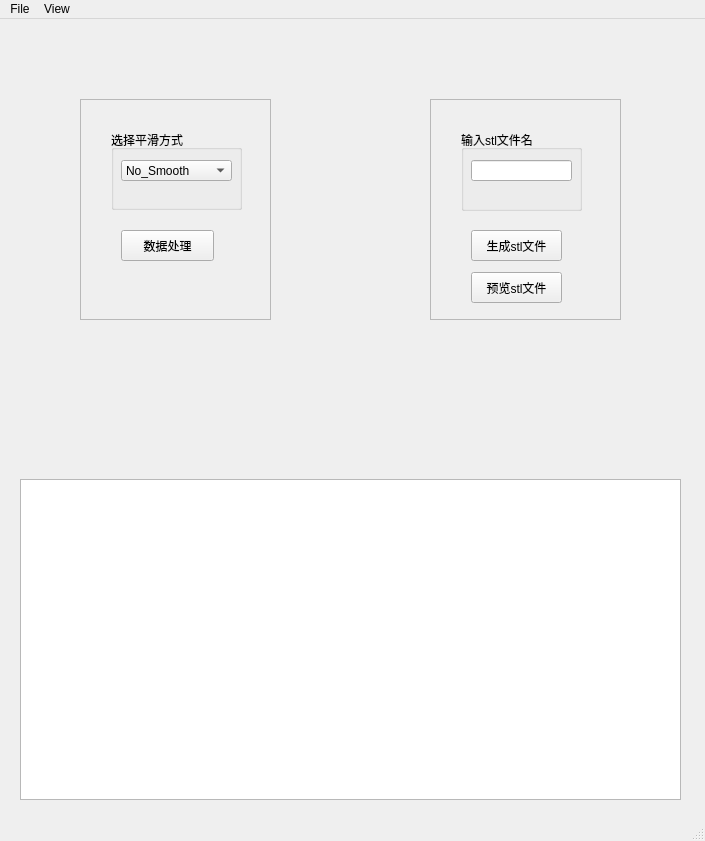
<?xml version="1.0" encoding="UTF-8"?>
<ui version="4.0">
 <class>mainWindow</class>
 <widget class="QMainWindow" name="mainWindow">
  <property name="geometry">
   <rect>
    <x>0</x>
    <y>0</y>
    <width>705</width>
    <height>841</height>
   </rect>
  </property>
  <property name="windowTitle">
   <string>STL文件生成工具</string>
  </property>
  <widget class="QWidget" name="centralwidget">
   <widget class="QTextBrowser" name="console_browser">
    <property name="geometry">
     <rect>
      <x>20</x>
      <y>460</y>
      <width>661</width>
      <height>321</height>
     </rect>
    </property>
    <property name="layoutDirection">
     <enum>Qt::LeftToRight</enum>
    </property>
   </widget>
   <widget class="QScrollArea" name="scrollArea">
    <property name="geometry">
     <rect>
      <x>80</x>
      <y>80</y>
      <width>191</width>
      <height>221</height>
     </rect>
    </property>
    <property name="widgetResizable">
     <bool>true</bool>
    </property>
    <widget class="QWidget" name="scrollAreaWidgetContents">
     <property name="geometry">
      <rect>
       <x>0</x>
       <y>0</y>
       <width>189</width>
       <height>219</height>
      </rect>
     </property>
     <widget class="QGroupBox" name="groupBox">
      <property name="geometry">
       <rect>
        <x>30</x>
        <y>30</y>
        <width>131</width>
        <height>80</height>
       </rect>
      </property>
      <property name="title">
       <string>选择平滑方式</string>
      </property>
      <widget class="QComboBox" name="smooth_combo">
       <property name="geometry">
        <rect>
         <x>10</x>
         <y>30</y>
         <width>111</width>
         <height>21</height>
        </rect>
       </property>
       <property name="layoutDirection">
        <enum>Qt::LeftToRight</enum>
       </property>
       <item>
        <property name="text">
         <string>No_Smooth</string>
        </property>
       </item>
       <item>
        <property name="text">
         <string>2D_Smooth</string>
        </property>
       </item>
       <item>
        <property name="text">
         <string>3D_Smooth</string>
        </property>
       </item>
      </widget>
     </widget>
     <widget class="QPushButton" name="data_proc_button">
      <property name="geometry">
       <rect>
        <x>40</x>
        <y>130</y>
        <width>93</width>
        <height>31</height>
       </rect>
      </property>
      <property name="text">
       <string>数据处理</string>
      </property>
     </widget>
    </widget>
   </widget>
   <widget class="QScrollArea" name="scrollArea_2">
    <property name="geometry">
     <rect>
      <x>430</x>
      <y>80</y>
      <width>191</width>
      <height>221</height>
     </rect>
    </property>
    <property name="widgetResizable">
     <bool>true</bool>
    </property>
    <widget class="QWidget" name="scrollAreaWidgetContents_2">
     <property name="geometry">
      <rect>
       <x>0</x>
       <y>0</y>
       <width>189</width>
       <height>219</height>
      </rect>
     </property>
     <widget class="QGroupBox" name="groupBox_2">
      <property name="geometry">
       <rect>
        <x>30</x>
        <y>30</y>
        <width>121</width>
        <height>81</height>
       </rect>
      </property>
      <property name="layoutDirection">
       <enum>Qt::LeftToRight</enum>
      </property>
      <property name="title">
       <string>输入stl文件名</string>
      </property>
      <widget class="QLineEdit" name="filename_edit">
       <property name="geometry">
        <rect>
         <x>10</x>
         <y>30</y>
         <width>101</width>
         <height>21</height>
        </rect>
       </property>
      </widget>
     </widget>
     <widget class="QPushButton" name="generate_button">
      <property name="geometry">
       <rect>
        <x>40</x>
        <y>130</y>
        <width>91</width>
        <height>31</height>
       </rect>
      </property>
      <property name="text">
       <string>生成stl文件</string>
      </property>
     </widget>
     <widget class="QPushButton" name="pushButton">
      <property name="geometry">
       <rect>
        <x>40</x>
        <y>172</y>
        <width>91</width>
        <height>31</height>
       </rect>
      </property>
      <property name="text">
       <string>预览stl文件</string>
      </property>
     </widget>
    </widget>
   </widget>
  </widget>
  <widget class="QMenuBar" name="menubar">
   <property name="geometry">
    <rect>
     <x>0</x>
     <y>0</y>
     <width>705</width>
     <height>23</height>
    </rect>
   </property>
   <widget class="QMenu" name="menuF">
    <property name="title">
     <string>File</string>
    </property>
    <addaction name="action_openfolder"/>
    <addaction name="action_exit"/>
   </widget>
   <widget class="QMenu" name="menuView">
    <property name="title">
     <string>View</string>
    </property>
   </widget>
   <addaction name="menuF"/>
   <addaction name="menuView"/>
  </widget>
  <widget class="QStatusBar" name="statusbar"/>
  <action name="action_openfolder">
   <property name="text">
    <string>open folder</string>
   </property>
  </action>
  <action name="action_exit">
   <property name="text">
    <string>exit</string>
   </property>
  </action>
  <action name="action_3D_Preview">
   <property name="text">
    <string>3D_Preview</string>
   </property>
  </action>
 </widget>
 <resources/>
 <connections>
  <connection>
   <sender>smooth_combo</sender>
   <signal>activated(int)</signal>
   <receiver>mainWindow</receiver>
   <slot>get_smooth()</slot>
   <hints>
    <hint type="sourcelabel">
     <x>170</x>
     <y>184</y>
    </hint>
    <hint type="destinationlabel">
     <x>191</x>
     <y>249</y>
    </hint>
   </hints>
  </connection>
  <connection>
   <sender>data_proc_button</sender>
   <signal>clicked()</signal>
   <receiver>mainWindow</receiver>
   <slot>data_proc()</slot>
   <hints>
    <hint type="sourcelabel">
     <x>213</x>
     <y>234</y>
    </hint>
    <hint type="destinationlabel">
     <x>439</x>
     <y>36</y>
    </hint>
   </hints>
  </connection>
  <connection>
   <sender>generate_button</sender>
   <signal>clicked()</signal>
   <receiver>mainWindow</receiver>
   <slot>generate_stl()</slot>
   <hints>
    <hint type="sourcelabel">
     <x>561</x>
     <y>257</y>
    </hint>
    <hint type="destinationlabel">
     <x>668</x>
     <y>41</y>
    </hint>
   </hints>
  </connection>
  <connection>
   <sender>action_openfolder</sender>
   <signal>triggered(bool)</signal>
   <receiver>mainWindow</receiver>
   <slot>get_path()</slot>
   <hints>
    <hint type="sourcelabel">
     <x>-1</x>
     <y>-1</y>
    </hint>
    <hint type="destinationlabel">
     <x>425</x>
     <y>420</y>
    </hint>
   </hints>
  </connection>
  <connection>
   <sender>action_exit</sender>
   <signal>triggered(bool)</signal>
   <receiver>mainWindow</receiver>
   <slot>close()</slot>
   <hints>
    <hint type="sourcelabel">
     <x>-1</x>
     <y>-1</y>
    </hint>
    <hint type="destinationlabel">
     <x>425</x>
     <y>420</y>
    </hint>
   </hints>
  </connection>
  <connection>
   <sender>action_3D_Preview</sender>
   <signal>triggered(bool)</signal>
   <receiver>mainWindow</receiver>
   <slot>preview_3D()</slot>
   <hints>
    <hint type="sourcelabel">
     <x>-1</x>
     <y>-1</y>
    </hint>
    <hint type="destinationlabel">
     <x>352</x>
     <y>420</y>
    </hint>
   </hints>
  </connection>
  <connection>
   <sender>pushButton</sender>
   <signal>clicked()</signal>
   <receiver>mainWindow</receiver>
   <slot>preview_3D()</slot>
   <hints>
    <hint type="sourcelabel">
     <x>513</x>
     <y>296</y>
    </hint>
    <hint type="destinationlabel">
     <x>407</x>
     <y>374</y>
    </hint>
   </hints>
  </connection>
 </connections>
 <slots>
  <slot>get_path()</slot>
  <slot>get_smooth()</slot>
  <slot>data_proc()</slot>
  <slot>add_log()</slot>
  <slot>preview_3D()</slot>
  <slot>generate_stl()</slot>
 </slots>
</ui>
